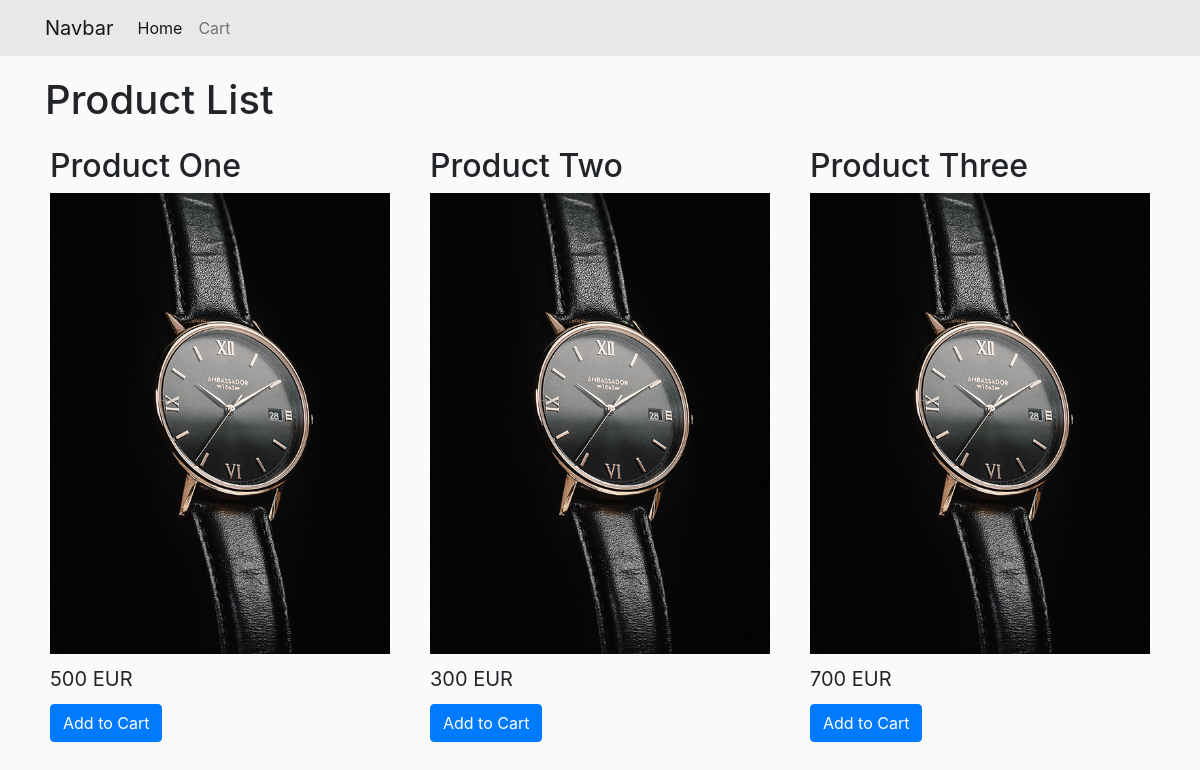
Before: / with the older database file.
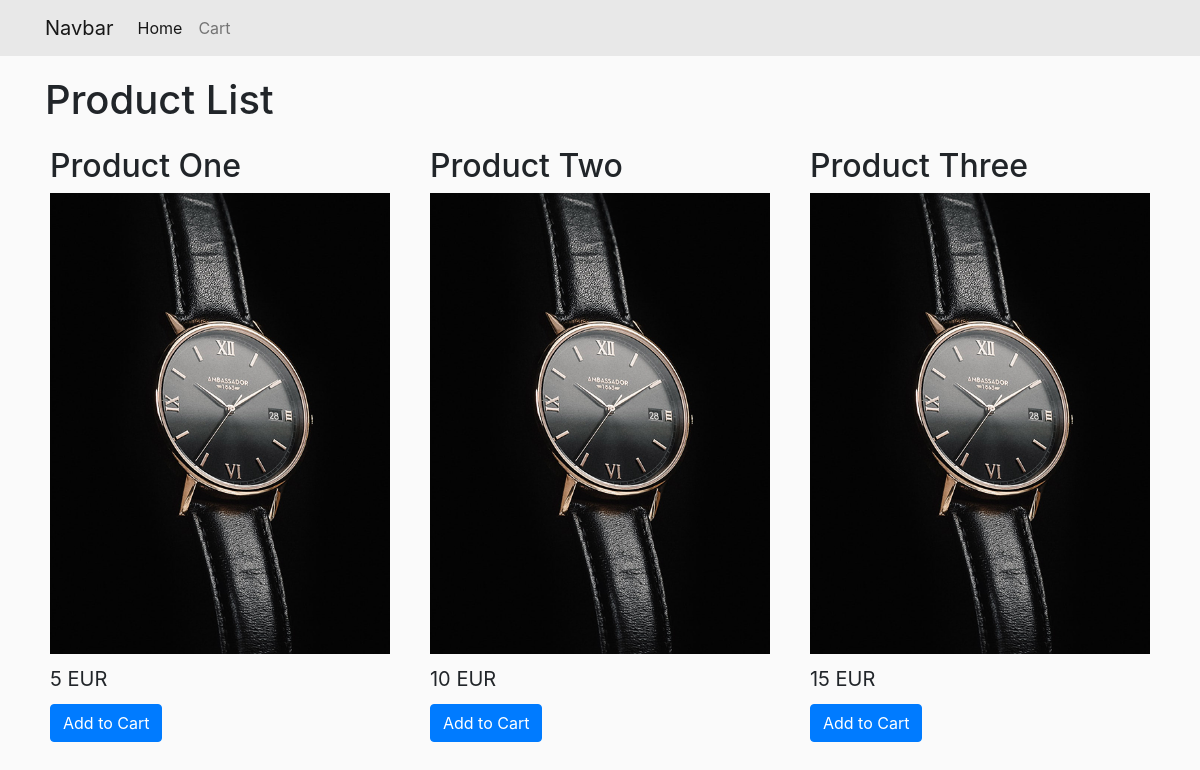
After: the same page with the newer database file.
### tables this page shows
CREATE TABLE `products` (
  `id` tinyint(4) NOT NULL,
  `title` varchar(255) NOT NULL,
  `description` varchar(255) NOT NULL,
  `price` int(5) NOT NULL
);

### index.php (the view, shortened to what this page needs)
<!DOCTYPE html>
<html lang="en">
<?php
include_once 'connection.php';
$conn = $pdo->open();
try {
    $stmt = $conn->prepare("SELECT * FROM products");
    $stmt->execute();
    $products = $stmt->fetchAll();
} catch (PDOException $e) {
    echo "There is some problem in connection: " . $e->getMessage();
}
?>
<head>
  <link rel="stylesheet" href="dist/assets/css/bootstrap/bootstrap.css">
  <link rel="stylesheet" href="dist/assets/css/style.css">
</head>
<body>
<nav class="navbar navbar-expand-lg navbar-light bg-light">
<div class="container">
  <a class="navbar-brand" href="#">Navbar</a>
  <div class="collapse navbar-collapse" id="navbarNavAltMarkup">
    <div class="navbar-nav">
      <a class="nav-item nav-link active" href="index.php">Home</span></a>
      <a class="nav-item nav-link" href="/cart.php">Cart</a>
    </div>
  </div>
  </div>
</nav>
<div class="container">
  <div class="row">
    <div class="col-md-12">
        <h1>Product List</h1>
    </div>
  </div>
  <div class="row">
  <?php foreach ($products as $product) {?>
    <div class="col-md-4">
        <div class="product-box">
            <h2><?php echo $product['title']; ?></h2>
            <div class="product_img">
                <img src="dist/assets/img/product.png" alt="<?php echo $product['title']; ?>">
            </div>
            <div class="price_box">
                <span><?php echo $product['price']; ?> EUR</span>
            </div>
            <div class="add_to_cart">
            <form action="cart.php" method="post">
                <button type="submit" class="btn btn-primary"> Add to Cart</button>
            </form>
            </div>
        </div>
    </div>
  <?php }?>
  </div>
</div>
</body>
</html>

Changed rows visible on the page:
changed products "Product One": price "500" → "5"
changed products "Product Two": price "300" → "10"
changed products "Product Three": price "700" → "15"
